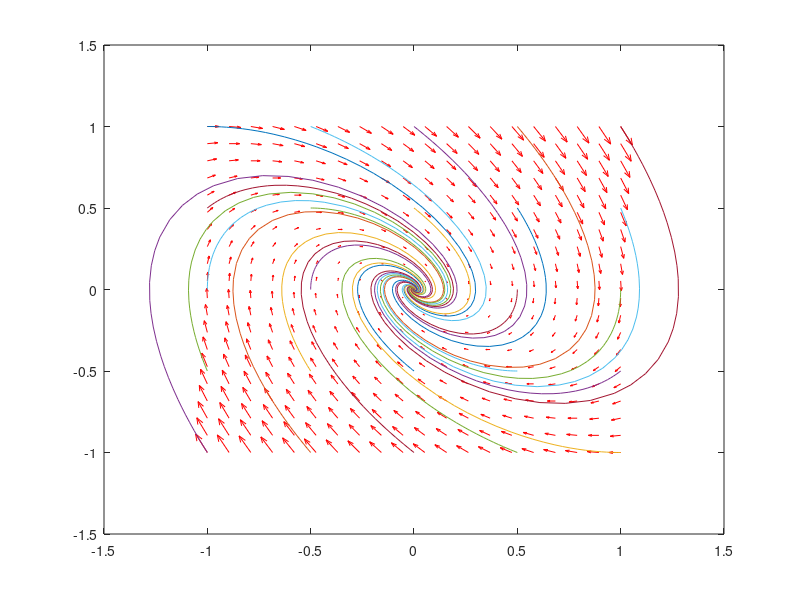

MATLAB code for this plot:
clear all; close all;

f = @(t,X)[X(2); -X(1)-X(2)];

x1 = linspace(-1,1,20);
x2 = linspace(-1,1,20);



[x,y] = meshgrid(x1,x2);
u = zeros(size(x));
v = zeros(size(x));
t = 0;
for i = 1:numel(x)
    Xdot = f(t,[x(i);y(i)]);
    u(i) = Xdot(1);
    v(i) = Xdot(2);
end

quiver(x,y,u,v,'r');figure(gcf)

hold on

for x10 = [ -1 -0.5 0 0.5 1]
    for x20 = [ -1 -0.5 0 0.5 1]
        [ts,ys] = ode45(f,[0,50],[x10;x20]);
        plot(ys(:,1),ys(:,2))
    end
end
hold off
